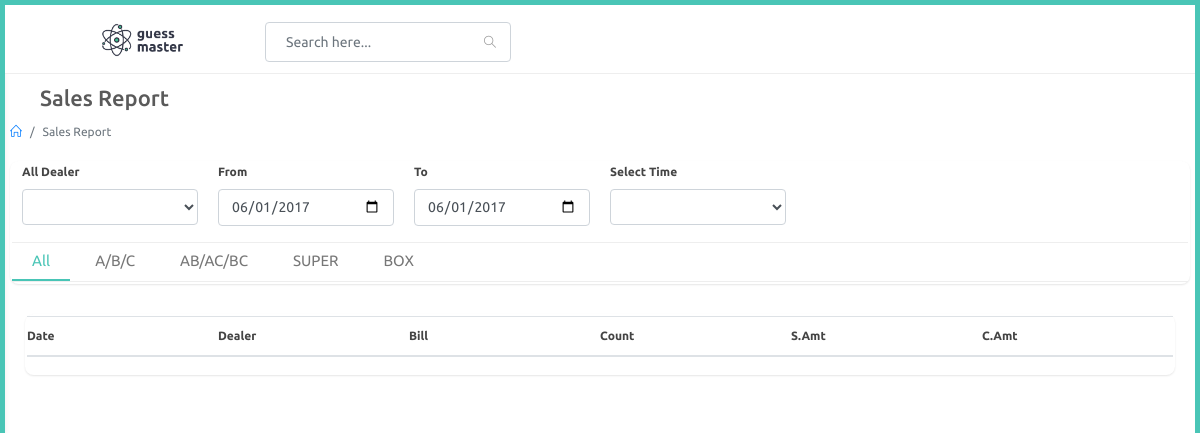
Page /agent/sales-report (signed in) on the earlier database version.
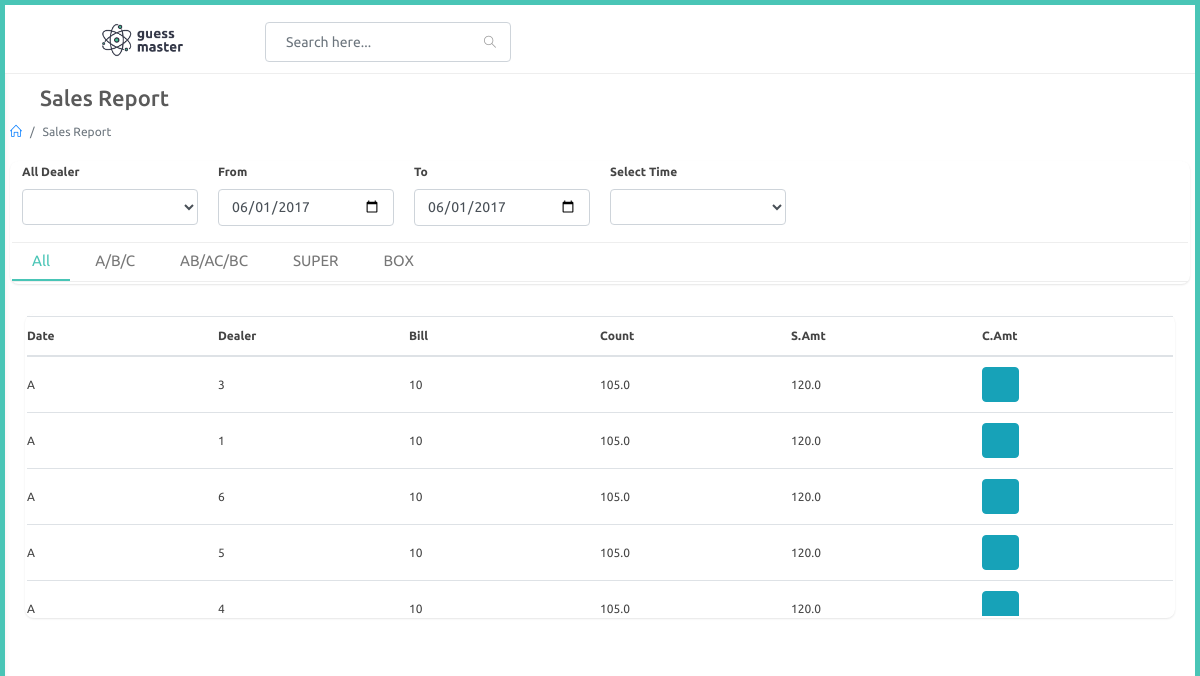
Same page on the later database version.
### agent/models.py (models this page shows, shortened)
class AgentGame(models.Model):
    agent = models.ForeignKey(Agent,on_delete=models.CASCADE,null=True)
    time = models.ForeignKey(PlayTime,on_delete=models.CASCADE,null=True)
    date = models.DateField(auto_now_add=True)
    LSK = models.CharField(max_length=100)
    number = models.CharField(max_length=100)
    count = models.IntegerField()
    d_amount = models.FloatField()
    c_amount = models.FloatField()

### agent/views.py (the view)
# urls.py: path('sales-report',views.sales_report,name="sales_report"),
def sales_report(request):
    agent_obj = Agent.objects.get(user=request.user)
    dealers = Dealer.objects.filter(agent=agent_obj).all()
    times = PlayTime.objects.filter().all()
    my_games = AgentGame.objects.filter().all()
    context = {
        'dealers' : dealers,
        'times' : times,
        'my_games' : my_games
    }
    return render(request,'agent/sales_report.html',context)

### templates/agent/sales_report.html (shortened to what the changed rows need)
{% extends 'agent/partials/base.html' %}
{% load static %}
{% block content %}
<div id="main-content">
    <div class="container-fluid">
        <div class="block-header">
            <div class="row">
                <div class="col-lg-5 col-md-8 col-sm-12">
                    <h2><a href="javascript:void(0);" class="btn btn-xs btn-link btn-toggle-fullwidth"><i
                                class="fa fa-arrow-left"></i></a> Sales Report</h2>
                </div>
            </div>
        </div>
        <div class="container-fluid">
            <div class="row clearfix">
                <div class="col-lg-12">
                    <div class="card">
                        <div class="body">
                            <div class="table-container" style="max-height: 300px; overflow-y: auto;">
                                <table id="mainTable" class="table table-hover" style="table-layout: fixed; width: 100%;">
                                    <thead>
                                        <tr>
                                            <th>Date</th>
                                            <th>Dealer</th>
                                            <th>Bill</th>
                                            <th>Count</th>
                                            <th>S.Amt</th>
                                            <th>C.Amt</th>
                                        </tr>
                                    </thead>
                                    <tbody>
                                        {% for my_game in my_games %}
                                        <tr data-row-id="{{ row.id }}">
                                            <td>{{my_game.LSK}}</td>
                                            <td>{{my_game.number}}</td>
                                            <td>{{my_game.count}}</td>
                                            <td>{{my_game.d_amount}}</td>
                                            <td>{{my_game.c_amount}}</td>
                                            <td><button type="button" onclick="editRow(this)" class="btn btn-info" title="Edit"><i class="fa fa-edit"></i></button></td>
                                        </tr>
                                        {% endfor %}
                                    </tbody>
                                </table>
                            </div>
                        </div>
                    </div>
                </div>
            </div>
        </div>
    </div>
    {% endblock %}

Differences in the rows shown:
added AgentGame: LSK "A", number "3", count "10", d_amount "105.0", c_amount "120.0"
added AgentGame: LSK "A", number "1", count "10", d_amount "105.0", c_amount "120.0"
added AgentGame: LSK "A", number "6", count "10", d_amount "105.0", c_amount "120.0"
added AgentGame: LSK "A", number "5", count "10", d_amount "105.0", c_amount "120.0"
added AgentGame: LSK "A", number "4", count "10", d_amount "105.0", c_amount "120.0"
